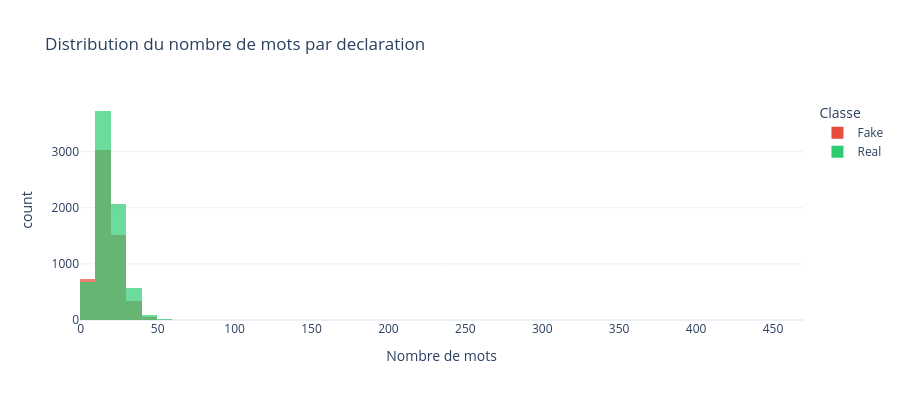

This figure's notebook cell:
### Code cell
# Distribution du nombre de mots par declaration
fig = px.histogram(
    df, x="n_words", color="label_binary_name",
    nbins=60, barmode="overlay", opacity=0.7,
    color_discrete_map={"Fake": "#e74c3c", "Real": "#2ecc71"},
    title="Distribution du nombre de mots par declaration",
    labels={"n_words": "Nombre de mots", "label_binary_name": "Classe"},
)
fig.update_layout(template="plotly_white", height=400)
fig.show()

### Figure 1 — Plotly figure (JSON) as saved in the notebook; plotly's stock layout.template omitted (floating-point values rounded to 4 significant figures; data arrays with more than 128 entries replaced by an {"elided": "..."} marker saying what was removed)
{"data": [{"bingroup": "x", "hovertemplate": "Classe=Fake<br>Nombre de mots=%{x}<br>count=%{y}<extra></extra>", "legendgroup": "Fake", "marker": {"color": "#e74c3c", "opacity": 0.7, "pattern": {"shape": ""}}, "name": "Fake", "nbinsx": 60, "orientation": "v", "showlegend": true, "type": "histogram", "x": {"elided": "5657 int values"}, "xaxis": "x", "yaxis": "y"}, {"bingroup": "x", "hovertemplate": "Classe=Real<br>Nombre de mots=%{x}<br>count=%{y}<extra></extra>", "legendgroup": "Real", "marker": {"color": "#2ecc71", "opacity": 0.7, "pattern": {"shape": ""}}, "name": "Real", "nbinsx": 60, "orientation": "v", "showlegend": true, "type": "histogram", "x": {"elided": "7134 int values"}, "xaxis": "x", "yaxis": "y"}], "layout": {"barmode": "overlay", "height": 400, "legend": {"title": {"text": "Classe"}, "tracegroupgap": 0}, "title": {"text": "Distribution du nombre de mots par declaration"}, "xaxis": {"anchor": "y", "domain": [0, 1], "title": {"text": "Nombre de mots"}}, "yaxis": {"anchor": "x", "domain": [0, 1], "title": {"text": "count"}}}}
